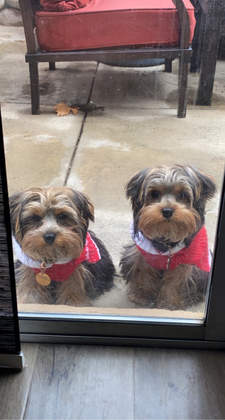
%> input picture my_image.PNG, 225 x 420 px, shrunk from 960 x 1792 before the run
$ octave --eval "result = reduceHeight(imread('my_image.PNG'));"   (GNU Octave 9; MATLAB toolbox functions it lacks are replaced by stand-ins)
%> lines starting %> are read from the running program, lines starting %| are printed output that depends on the picture
### energy_image.m
function [energyImage, Ix, Iy] = energy_image(im, Ix_kernel, Iy_kernel)
    grayIm = rgb2gray(im);
    grayIm = double(grayIm);
    Ix = imfilter(grayIm, Ix_kernel);
    Iy = imfilter(grayIm, Iy_kernel);
    energyImage(:,:) = sqrt(Ix.^2 + Iy.^2);
end

### reduceHeight.m
% Code written for CSI 4116 by Seong Jae Hwang
% Do not distribute
function reducedColorImage = reduceHeight(im, display_flag)
% If the display_flag is not specified in the input, the default is False.
if nargin < 2
    display_flag = false;
end
[num_rows, num_cols, num_channels] = size(im);

% Compute the energy image and cumulative energy map
Ix_kernel = [1 0 -1; 2 0 -2; 1 0 -1];
Iy_kernel = [1 0 -1; 2 0 -2; 1 0 -1]';
energyImage = energy_image(im, Ix_kernel, Iy_kernel);
M = cumulative_minimum_energy_map(energyImage, 'HORIZONTAL');

% Identify the seam
horiz_seam = find_optimal_horizontal_seam(M);
assert(length(horiz_seam) == num_cols);

% Initialize an empty image of the reduced size
reducedColorImage = zeros([num_rows-1 num_cols num_channels]);

for i = 1:num_cols
    for j = 1:num_channels
        % For each column i at channel j
        this_col = im(:, i, j);
        % Remove the pixel correponding to the seam
        this_col(horiz_seam(i)) = [];
        % Assign the reduced column to the reduced image at column i,
        % channel j
        reducedColorImage(:, i, j) = this_col;
    end
end

% Typecast the image to be of uint8
reducedColorImage = uint8(reducedColorImage);

% If display_flag == 1, plot the energy image, cumulative energy map, and
% the original image with the seam for visualization
if display_flag
    figure;
    subplot(1, 3, 1); imagesc(energyImage); axis image; title('Energy Map');
    subplot(1, 3, 2); imagesc(M); axis image; title('M')
    subplot(1, 3, 3); imshow(im); displaySeam(im, horiz_seam, 'HORIZONTAL');
    axis image; title('Seam');
end
%> in energy_image, `grayIm = rgb2gray(im);`:
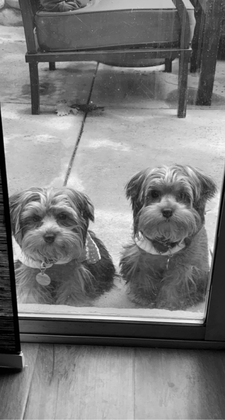
%> grayIm: size 420x225 uint8; min 0, max 253, mean 123.3
%> in energy_image, `Ix = imfilter(grayIm, Ix_kernel);`:
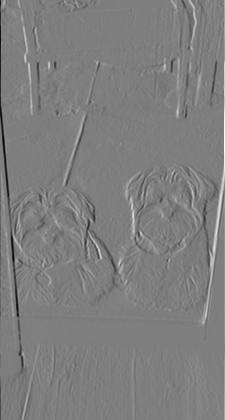
%> Ix: size 420x225 double; min -954, max 967, mean -0.2; drawn with min black and max white
%> in energy_image, `Iy = imfilter(grayIm, Iy_kernel);`:
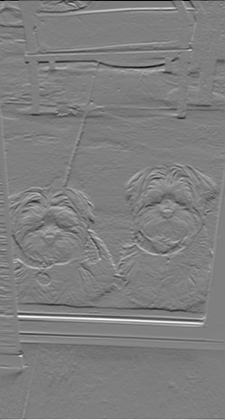
%> Iy: size 420x225 double; min -798, max 800, mean -0.5; drawn with min black and max white
%> in energy_image, `energyImage(:,:) = sqrt(Ix.^2 + Iy.^2);`:
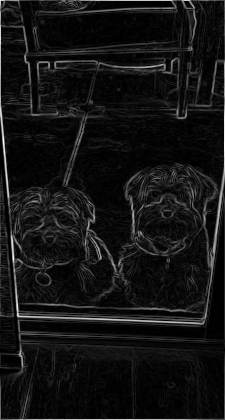
%> energyImage: size 420x225 double; min 0, max 967.1, mean 76.6; drawn with min black and max white
%> (the run ends here)

$ run again, on mall.jpg
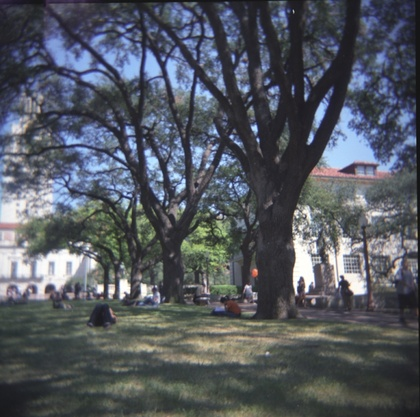
%> input picture mall.jpg, 420 x 417 px, shrunk from 775 x 769 before the run
%> in energy_image, `Iy = imfilter(grayIm, Iy_kernel);`:
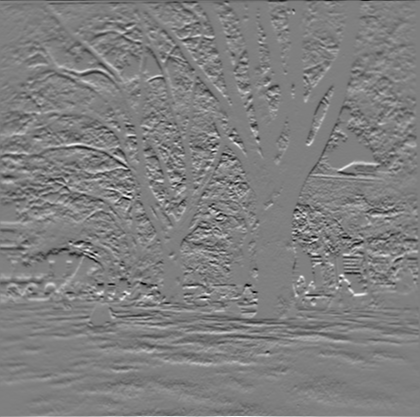
%> Iy: size 417x420 double; min -590, max 587, mean -0.3; drawn with min black and max white
%> in energy_image, `energyImage(:,:) = sqrt(Ix.^2 + Iy.^2);`:
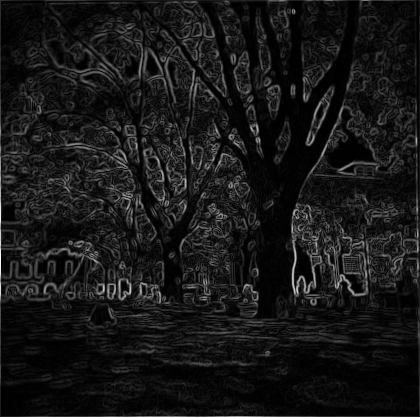
%> energyImage: size 417x420 double; min 0, max 943, mean 86.6; drawn with min black and max white

$ run again, on prague.jpg
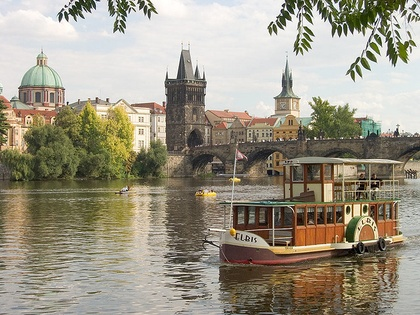
%> input picture prague.jpg, 420 x 315 px, shrunk from 640 x 480 before the run
%> in energy_image, `Iy = imfilter(grayIm, Iy_kernel);`:
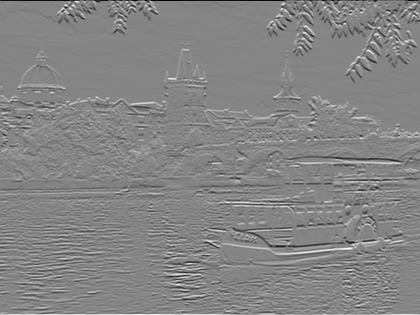
%> Iy: size 315x420 double; min -1020, max 934, mean 0.5; drawn with min black and max white
%> in energy_image, `energyImage(:,:) = sqrt(Ix.^2 + Iy.^2);`:
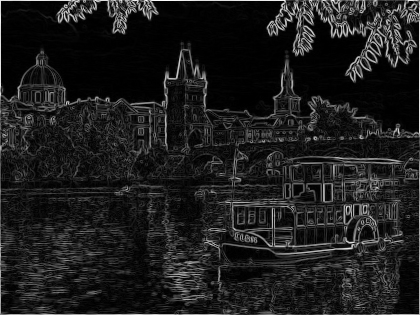
%> energyImage: size 315x420 double; min 0, max 1027.4, mean 120.6; drawn with min black and max white
